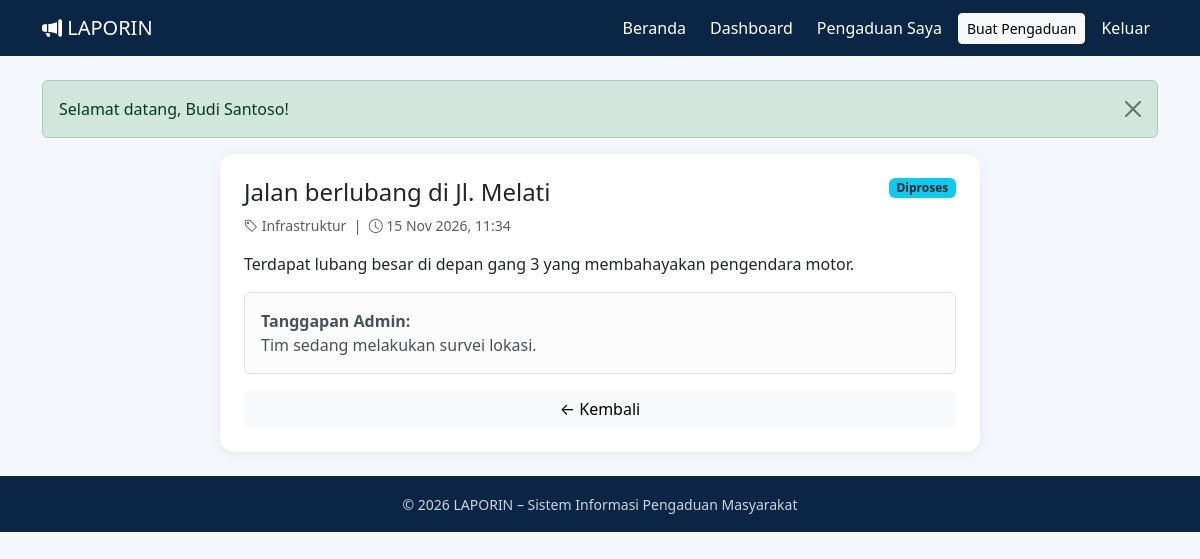
The app's page /user/pengaduan/detail.php?id=1 (signed in) with its own data.
### tables this page shows
CREATE TABLE pengaduan (
    id_pengaduan INT AUTO_INCREMENT PRIMARY KEY,
    id_user      INT NOT NULL,
    id_kategori  INT NOT NULL,
    judul        VARCHAR(150) NOT NULL,
    isi          TEXT NOT NULL,
    foto         VARCHAR(255) NULL,
    status       ENUM('Menunggu','Diproses','Selesai','Ditolak') NOT NULL DEFAULT 'Menunggu',
    tanggapan    TEXT NULL,
    created_at   TIMESTAMP DEFAULT CURRENT_TIMESTAMP,
    updated_at   TIMESTAMP DEFAULT CURRENT_TIMESTAMP ON UPDATE CURRENT_TIMESTAMP,
    CONSTRAINT fk_pengaduan_user     FOREIGN KEY (id_user)     REFERENCES users(id_user)         ON DELETE CASCADE,
    CONSTRAINT fk_pengaduan_kategori FOREIGN KEY (id_kategori) REFERENCES kategori(id_kategori)  ON DELETE RESTRICT
);

CREATE TABLE kategori (
    id_kategori   INT AUTO_INCREMENT PRIMARY KEY,
    nama_kategori VARCHAR(100) NOT NULL UNIQUE,
    deskripsi     VARCHAR(255) NULL
);

### user/pengaduan/detail.php (the view, shortened to what this page needs)
<?php
require_once __DIR__ . '/../../includes/auth.php';
$id = (int)($_GET['id'] ?? 0);
$id_user = (int)$_SESSION['id_user'];
$stmt = mysqli_prepare($koneksi, "SELECT p.*, k.nama_kategori
    FROM pengaduan p JOIN kategori k ON p.id_kategori = k.id_kategori
    WHERE p.id_pengaduan = ? AND p.id_user = ?");
mysqli_stmt_bind_param($stmt, "ii", $id, $id_user);
mysqli_stmt_execute($stmt);
$p = mysqli_fetch_assoc(mysqli_stmt_get_result($stmt));
include __DIR__ . '/../../includes/header.php';
?>
<div class="card p-4 mx-auto" style="max-width:760px">
    <div class="d-flex justify-content-between align-items-start mb-2">
        <h1 class="h4 mb-0"><?= e($p['judul']) ?></h1>
        <?= badge_status($p['status']) ?>
    </div>
    <p class="text-muted small mb-3"><i class="bi bi-tag"></i> <?= e($p['nama_kategori']) ?> &nbsp;|&nbsp; <i class="bi bi-clock"></i> <?= tgl($p['created_at']) ?></p>
    <p style="white-space:pre-line"><?= e($p['isi']) ?></p>
    <div class="alert alert-light border mb-3">
        <strong>Tanggapan Admin:</strong><br>
        <?= $p['tanggapan'] ? e($p['tanggapan']) : '<span class="text-muted">Belum ada tanggapan.</span>' ?>
    </div>
    <a href="index.php" class="btn btn-light">&larr; Kembali</a>
</div>
<?php include __DIR__ . '/../../includes/footer.php'; ?>

### includes/fungsi.php (shortened to what this page needs)
<?php
function e($teks) {
    return htmlspecialchars((string)$teks, ENT_QUOTES, 'UTF-8');
}
function tampil_flash() {
    $f = $_SESSION['flash'];
    $kelas = ($f['tipe'] === 'sukses') ? 'success' : 'danger';
    echo '<div class="alert alert-' . $kelas . ' alert-dismissible fade show" role="alert">'
       . e($f['pesan'])
       . '<button type="button" class="btn-close" data-bs-dismiss="alert"></button></div>';
}
function badge_status($status) {
    $map = ['Menunggu' => 'warning text-dark', 'Diproses' => 'info text-dark',
            'Selesai' => 'success', 'Ditolak' => 'danger'];
    $kelas = $map[$status] ?? 'secondary';
    return '<span class="badge bg-' . $kelas . '">' . e($status) . '</span>';
}
function tgl($waktu) {
    return date('d M Y, H:i', strtotime($waktu));
}

### assets/css/style.css (style rules this page uses)
:root { --navy: #0b2545; --navy-2: #13315c; --blue: #1d6fe8; --blue-soft: #e8f0fd; --bg: #f4f7fb; }
body { background: var(--bg); color: #1f2937; font-family: 'Segoe UI', system-ui, -apple-system, sans-serif; }
.card { border: 0; border-radius: .9rem; box-shadow: 0 2px 12px rgba(11,37,69,.07); }

### records on screen
pengaduan: judul "Jalan berlubang di Jl. Melati", status "Diproses", id_kategori.nama_kategori "Infrastruktur", created_at "15 Nov 2026, 11:34", isi "Terdapat lubang besar di depan gang 3 yang membahayakan pengendara motor.", tanggapan "Tim sedang melakukan survei lokasi."

### other values on screen
$f['pesan'] "Selamat datang, Budi Santoso!"
